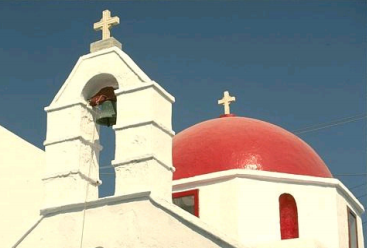
#> input picture Experiments/Image Segmentation exp - v2/thirdRound -/1.PNG, 367 x 248 px, found by its file name
$ jupyter execute --allow-errors _kmeans-Copy1.ipynb
#> lines starting #> are read from the running program, lines starting #| are printed output that depends on the picture
[cell 1]
import numpy as np
import pandas as pd
import cv2 as cv
from matplotlib import pyplot as plt
from sklearn.cluster import KMeans

[cell 2]
# img=cv.imread('189080.jpg')
img=cv.imread('1.png')
#> img is the input picture: shape (248, 367, 3); mean B, G, R 150.1, 155.5, 152.9
img=cv.cvtColor(img,cv.COLOR_BGR2RGB)

plt.imshow(img)
plt.xticks([])
plt.yticks([])
plt.grid(False)

[cell 3]
pic=cv.cvtColor(img,cv.COLOR_RGB2LUV)
#> pic: shape (248, 367, 3); mean of channels 0, 1, 2 161.4, 98.3, 139.6
plt.imshow(pic)

[cell 4]
pic_n = pic.reshape(pic.shape[0]*pic.shape[1], pic.shape[2])
pic_n.shape
#> Out = (91016, 3)

[cell 5]
import time as t
timearray=[]
segementedImg=[]

[cell 6]
clusterssize = [2]#[2,3,4,5,6,7,8,9,10]
error=[]

[cell 7]
for i in clusterssize:
    start=t.time()
    kmeans = KMeans(n_clusters=i, random_state=0).fit(pic_n)
    timearray.append(t.time()-start)
    segementedImg.append(kmeans.labels_)
    pic2show = kmeans.cluster_centers_[kmeans.labels_]
    cluster_pic = pic2show.reshape(pic.shape[0], pic.shape[1], pic.shape[2])
    error.append(np.linalg.norm(pic-cluster_pic))
    print(i)
#> after the loop, error = [9263.1]; segementedImg = 1 item; timearray = [0.0488]

[cell 8]
pic2show.shape
#> Out = (91016, 3)

[cell 9]
plt.xlabel('Number of Clusters')
plt.ylabel('Error')
plt.plot(clusterssize,error)
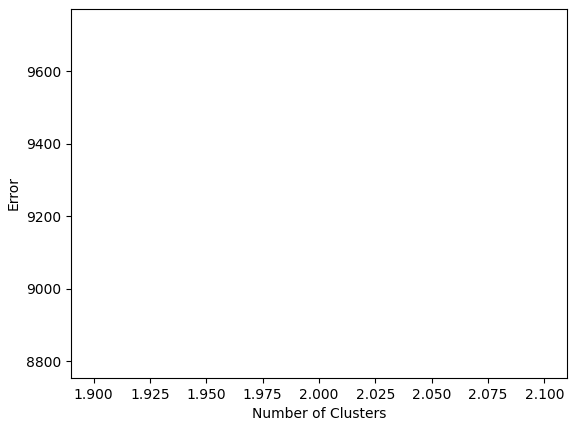
#> figure drawn by matplotlib, 1 panel

[cell 10]
plt.xlabel('Number of Clusters')
plt.ylabel('Time [Sec]')

#> (the rest of this cell did not finish here and is left out)

[cell 11]
cluster_pic = pic2show.reshape(pic.shape[0], pic.shape[1],3)
plt.imshow(cluster_pic/255,cmap='gray')
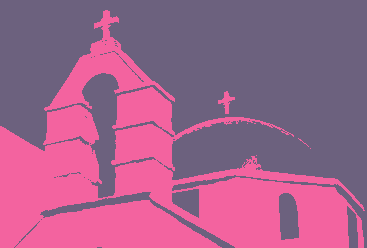
#> shown: shape (248, 367, 3) float64; mean R, G, B 0.633, 0.386, 0.548

[cell 12]
temp=cluster_pic.copy()
temp= cv.cvtColor((temp).astype('uint8'),cv.COLOR_LUV2RGB)
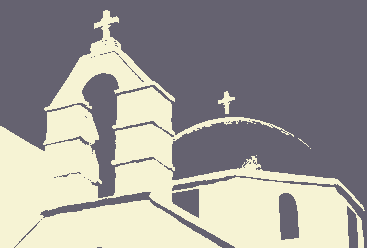
#> temp: shape (248, 367, 3); mean R, G, B 157.7, 154.7, 151.1
plt.imshow(temp)
plt.show()

[cell 13]
for i in range(kmeans.cluster_centers_.shape[0]):
    temp=cluster_pic.copy()
    temp[temp != kmeans.cluster_centers_[i]] = 0
    temp= cv.cvtColor((temp).astype('uint8'),cv.COLOR_LUV2RGB)
    plt.imshow(temp)
    plt.show()
#> this loop made 2 passes
#> pass 1, `temp= cv.cvtColor((temp).astype('uint8'),cv.COLOR_LUV2RGB)`:
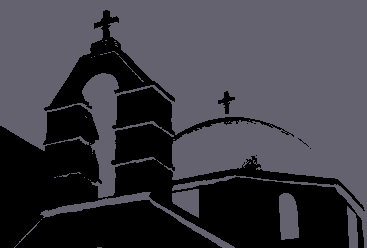
#> temp: shape (248, 367, 3); mean R, G, B 61.5, 59.7, 68.2
#> pass 2, `temp= cv.cvtColor((temp).astype('uint8'),cv.COLOR_LUV2RGB)`:
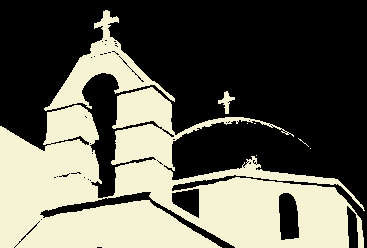
#> temp: shape (248, 367, 3); mean R, G, B 96.3, 95.1, 83

[cell 14]
pic[0,0,:]
#> Out = [89, 86, 124]

[cell 15]
pic.shape
#> Out = (248, 367, 3)

[cell 16]
pic

[cell 17]
plt.imshow(img)

[cell 18]
img.shape
#> Out = (248, 367, 3)

[cell 19]
resized = cv.resize(img, dsize=(200, 200))
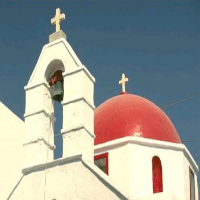
#> resized: shape (200, 200, 3); mean R, G, B 152.8, 155.5, 150

[cell 20]
plt.imshow(resized)

[cell 21]
i=0
j=0

l=[]
u=[]
v=[]
luv=[]


for h in range(100):
    j=0
    for k in range(100):
#         block=[img[i,j,0],img[i+1,j,0],img[i,j+1,0],img[i+1,j+1,0]]
        l.append([img[i,j,0],img[i+1,j,0],img[i,j+1,0],img[i+1,j+1,0]])
        u.append([img[i,j,1],img[i+1,j,1],img[i,j+1,1],img[i+1,j+1,1]])
        v.append([img[i,j,2],img[i+1,j,2],img[i,j+1,2],img[i+1,j+1,2]])
        luv.append([
            [img[i,j,0],img[i+1,j,0],img[i,j+1,0],img[i+1,j+1,0]],
            [img[i,j,1],img[i+1,j,1],img[i,j+1,1],img[i+1,j+1,1]],
            [img[i,j,2],img[i+1,j,2],img[i,j+1,2],img[i+1,j+1,2]]
        ])

#         print([i,j,0],[i+1,j,0],[i,j+1,0],[i+1,j+1,0])

        j=j+2
    i=i+2
#> after the loop, i = 200; l = 10000 items, first 6: [55, 51, 55, 51], [55, 51, 56, 54], [57, 56, 57, 56], [57, 56, 57, 56], [57, 56, 57, 55], [57, 56, 57, 57]; luv = 10000 items; u = 10000 items, first 6: [87, 82, 87, 82], [87, 82, 87, 84], [87, 85, 87, 85], [87, 85, 87, 85], [87, 85, 86, 86], [85, 85, 84, 85]; v = 10000 items, first 6: [99, 100, 99, 100], [99, 100, 97, 99], [97, 99, 97, 99], [97, 99, 97, 99], [97, 99, 98, 100], [98, 102, 97, 102]
#     print(i,j,block)

[cell 22]
luva=np.reshape(np.array(luv),(100,100,4,3))
luva.shape
#> Out = (100, 100, 4, 3)

[cell 23]
la=np.reshape(np.array(l),(100,100,4))
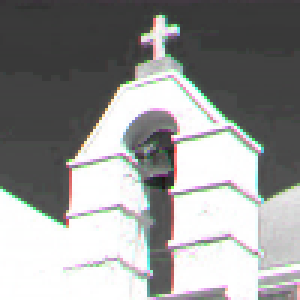
#> la: shape (100, 100, 4) (shown 3 times larger); mean of channels 0, 1, 2, 3 150, 150.7, 150.1, 150.8; drawn as B, G, R
ua=np.reshape(np.array(u),(100,100,4))
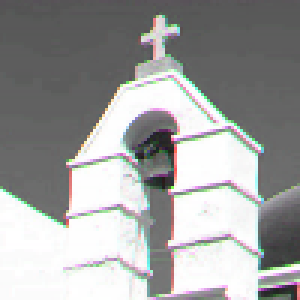
#> ua: shape (100, 100, 4) (shown 3 times larger); mean of channels 0, 1, 2, 3 158.8, 159.4, 158.8, 159.3; drawn as B, G, R
va=np.reshape(np.array(v),(100,100,4))
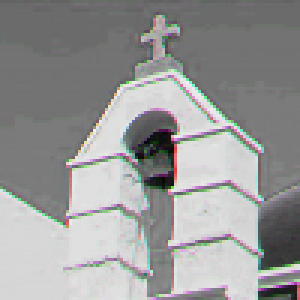
#> va: shape (100, 100, 4) (shown 3 times larger); mean of channels 0, 1, 2, 3 151.9, 152.3, 151.9, 152.3; drawn as B, G, R

[cell 24]
x=np.concatenate((la,ua,va),axis=1)
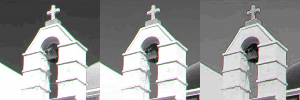
#> x: shape (100, 300, 4); mean of channels 0, 1, 2, 3 153.6, 154.1, 153.6, 154.1; drawn as B, G, R
x.shape
#> Out = (100, 300, 4)

[cell 25]
x=luva

[cell 26]
pic=x
pic.shape

[cell 27]
pic_n = pic.reshape(pic.shape[0]*pic.shape[1]* pic.shape[2], pic.shape[3])
pic_n.shape

[cell 28]
import time as t
clusterssize=[2]
timearray=[]
error=[]
segementedImg=[]

[cell 29]
for i in clusterssize:
    start=t.time()
    kmeans = KMeans(n_clusters=i, random_state=0).fit(pic_n)
    timearray.append(t.time()-start)
    segementedImg.append(kmeans.labels_)
    pic2show = kmeans.cluster_centers_[kmeans.labels_]

    cluster_pic = pic2show.reshape(pic.shape[0],pic.shape[1], pic.shape[2], pic.shape[3])

    error.append(np.linalg.norm(pic-cluster_pic))
    print(i)
#> after the loop, error = [9526.2]; timearray = [0.0143]

$ run again, with Experiments/Image Segmentation exp - v2/thirdRound -/Image8/189080.jpg saved as Experiments/Image Segmentation exp - v2/thirdRound -/1.PNG
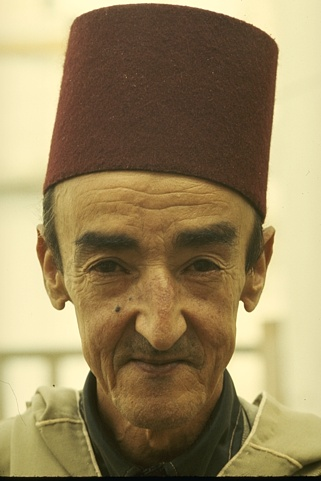
#> input picture Experiments/Image Segmentation exp - v2/thirdRound -/Image8/189080.jpg, 321 x 481 px, found by its file name
#> img is the input picture: shape (481, 321, 3); mean B, G, R 94.2, 133.4, 151.8
#> pic: shape (481, 321, 3); mean of channels 0, 1, 2 140.2, 106.6, 163.6
#> after the loop `for i in clusterssize:`: error = [12535.7]; segementedImg = 1 item; timearray = [0.0782]
#> `pic[0,0,:]`: Out = [233, 104, 171]
#> `resized = cv.resize(img, dsize=(200, 200))`:
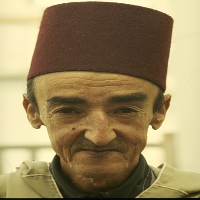
#> resized: shape (200, 200, 3); mean R, G, B 151.6, 133.3, 94.1
#> after the loop `for h in range(100):`: i = 200; l = 10000 items, first 6: [245, 245, 245, 245], [246, 246, 247, 247], [247, 246, 247, 247], [247, 247, 247, 247], [247, 247, 247, 247], [248, 248, 249, 249]; luv = 10000 items; u = 10000 items, first 6: [231, 231, 231, 231], [232, 232, 233, 233], [235, 234, 235, 235], [235, 235, 235, 235], [235, 235, 235, 235], [236, 236, 237, 237]; v = 10000 items, first 6: [184, 184, 184, 184], [185, 185, 186, 186], [187, 186, 187, 187], [187, 187, 187, 187], [187, 187, 187, 187], [188, 188, 189, 189]
#> `x=np.concatenate((la,ua,va),axis=1)`:
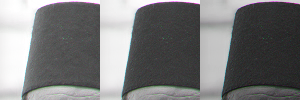
#> x: shape (100, 300, 4); mean of channels 0, 1, 2, 3 121.8, 121.3, 121, 120.5; drawn as B, G, R
#> after the loop `for i in clusterssize:`: error = [9447.8]; timearray = [0.0143]

$ run again, with Experiments/Image Segmentation exp - v2/thirdRound -/1 (2).jpg saved as Experiments/Image Segmentation exp - v2/thirdRound -/1.PNG
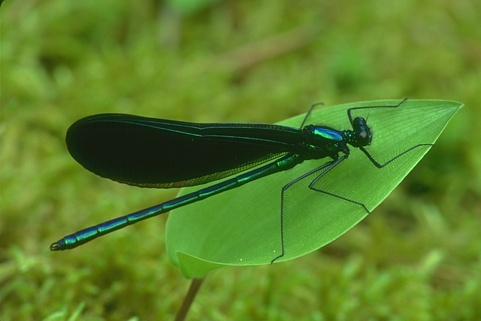
#> input picture Experiments/Image Segmentation exp - v2/thirdRound -/1 (2).jpg, 481 x 321 px, found by its file name
#> img is the input picture: shape (321, 481, 3); mean B, G, R 40.8, 129, 93
#> pic: shape (321, 481, 3); mean of channels 0, 1, 2 125.5, 84.1, 183.5
#> after the loop `for i in clusterssize:`: error = [8352.9]; segementedImg = 1 item; timearray = [0.0753]
#> `pic[0,0,:]`: Out = [44, 90, 153]
#> after the loop `for h in range(100):`: i = 200; l = 10000 items, first 6: [27, 31, 33, 31], [34, 51, 50, 86], [79, 107, 84, 92], [93, 94, 101, 92], [96, 95, 94, 95], [95, 97, 97, 101]; luv = 10000 items; u = 10000 items, first 6: [48, 52, 55, 54], [60, 78, 79, 115], [112, 141, 118, 126], [129, 130, 137, 128], [131, 130, 130, 130], [129, 131, 131, 135]; v = 10000 items, first 6: [9, 9, 8, 2], [0, 11, 0, 33], [21, 47, 21, 29], [33, 32, 41, 32], [37, 36, 34, 36], [34, 36, 34, 40]
#> `x=np.concatenate((la,ua,va),axis=1)`:
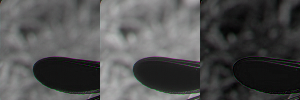
#> x: shape (100, 300, 4); mean of channels 0, 1, 2, 3 80.5, 80.5, 80.2, 80.2; drawn as B, G, R
#> after the loop `for i in clusterssize:`: error = [9021.2]; timearray = [0.0132]
